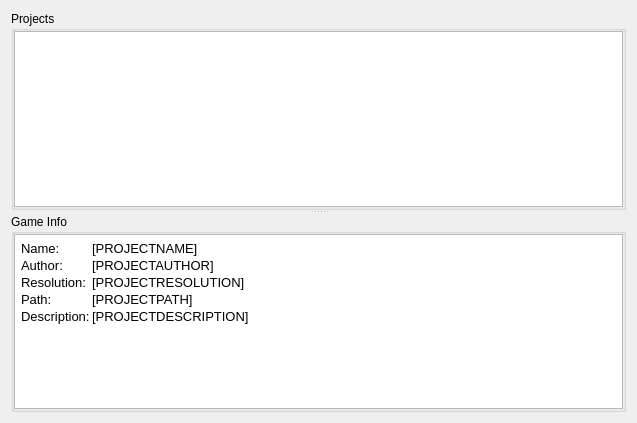
<?xml version="1.0" encoding="UTF-8"?>
<ui version="4.0">
 <class>StartPage</class>
 <widget class="QWidget" name="StartPage">
  <property name="windowModality">
   <enum>Qt::WindowModal</enum>
  </property>
  <property name="geometry">
   <rect>
    <x>0</x>
    <y>0</y>
    <width>637</width>
    <height>423</height>
   </rect>
  </property>
  <property name="windowTitle">
   <string>Form</string>
  </property>
  <layout class="QVBoxLayout" name="verticalLayout">
   <item>
    <widget class="QSplitter" name="splitter">
     <property name="orientation">
      <enum>Qt::Vertical</enum>
     </property>
     <widget class="QGroupBox" name="groupBox">
      <property name="title">
       <string>Projects</string>
      </property>
      <layout class="QGridLayout" name="gridLayout">
       <property name="leftMargin">
        <number>0</number>
       </property>
       <property name="topMargin">
        <number>0</number>
       </property>
       <property name="rightMargin">
        <number>0</number>
       </property>
       <property name="bottomMargin">
        <number>0</number>
       </property>
       <property name="spacing">
        <number>3</number>
       </property>
       <item row="0" column="0">
        <widget class="QListWidget" name="projectIcons">
         <property name="showDropIndicator" stdset="0">
          <bool>false</bool>
         </property>
         <property name="dragDropMode">
          <enum>QAbstractItemView::NoDragDrop</enum>
         </property>
         <property name="selectionBehavior">
          <enum>QAbstractItemView::SelectItems</enum>
         </property>
         <property name="movement">
          <enum>QListView::Static</enum>
         </property>
         <property name="flow">
          <enum>QListView::LeftToRight</enum>
         </property>
         <property name="isWrapping" stdset="0">
          <bool>true</bool>
         </property>
         <property name="resizeMode">
          <enum>QListView::Adjust</enum>
         </property>
         <property name="viewMode">
          <enum>QListView::IconMode</enum>
         </property>
         <property name="wordWrap">
          <bool>true</bool>
         </property>
         <property name="selectionRectVisible">
          <bool>false</bool>
         </property>
        </widget>
       </item>
      </layout>
     </widget>
     <widget class="QGroupBox" name="groupBox_2">
      <property name="title">
       <string>Game Info</string>
      </property>
      <property name="flat">
       <bool>false</bool>
      </property>
      <layout class="QVBoxLayout" name="verticalLayout_2">
       <property name="leftMargin">
        <number>0</number>
       </property>
       <property name="topMargin">
        <number>0</number>
       </property>
       <property name="rightMargin">
        <number>0</number>
       </property>
       <property name="bottomMargin">
        <number>0</number>
       </property>
       <item>
        <widget class="QTextEdit" name="gameInfoText">
         <property name="readOnly">
          <bool>true</bool>
         </property>
         <property name="html">
          <string>&lt;!DOCTYPE HTML PUBLIC &quot;-//W3C//DTD HTML 4.0//EN&quot; &quot;http://www.w3.org/TR/REC-html40/strict.dtd&quot;&gt;
&lt;html&gt;&lt;head&gt;&lt;meta name=&quot;qrichtext&quot; content=&quot;1&quot; /&gt;&lt;style type=&quot;text/css&quot;&gt;
p, li { white-space: pre-wrap; }
&lt;/style&gt;&lt;/head&gt;&lt;body style=&quot; font-family:'MS Shell Dlg 2'; font-size:8.25pt; font-weight:400; font-style:normal;&quot;&gt;
&lt;table border=&quot;0&quot; style=&quot; margin-top:0px; margin-bottom:0px; margin-left:0px; margin-right:0px;&quot; cellspacing=&quot;2&quot; cellpadding=&quot;0&quot;&gt;
&lt;tr&gt;
&lt;td&gt;
&lt;p style=&quot; margin-top:0px; margin-bottom:0px; margin-left:0px; margin-right:0px; -qt-block-indent:0; text-indent:0px;&quot;&gt;&lt;span style=&quot; font-family:'Sans'; font-size:10pt;&quot;&gt;Name:&lt;/span&gt;&lt;/p&gt;&lt;/td&gt;
&lt;td&gt;
&lt;p style=&quot; margin-top:0px; margin-bottom:0px; margin-left:0px; margin-right:0px; -qt-block-indent:0; text-indent:0px;&quot;&gt;&lt;span style=&quot; font-family:'Sans'; font-size:10pt;&quot;&gt;[PROJECTNAME]&lt;/span&gt;&lt;/p&gt;&lt;/td&gt;&lt;/tr&gt;
&lt;tr&gt;
&lt;td&gt;
&lt;p style=&quot; margin-top:0px; margin-bottom:0px; margin-left:0px; margin-right:0px; -qt-block-indent:0; text-indent:0px;&quot;&gt;&lt;span style=&quot; font-family:'Sans'; font-size:10pt;&quot;&gt;Author:&lt;/span&gt;&lt;/p&gt;&lt;/td&gt;
&lt;td&gt;
&lt;p style=&quot; margin-top:0px; margin-bottom:0px; margin-left:0px; margin-right:0px; -qt-block-indent:0; text-indent:0px;&quot;&gt;&lt;span style=&quot; font-family:'Sans'; font-size:10pt;&quot;&gt;[PROJECTAUTHOR]&lt;/span&gt;&lt;/p&gt;&lt;/td&gt;&lt;/tr&gt;
&lt;tr&gt;
&lt;td&gt;
&lt;p style=&quot; margin-top:0px; margin-bottom:0px; margin-left:0px; margin-right:0px; -qt-block-indent:0; text-indent:0px;&quot;&gt;&lt;span style=&quot; font-family:'Sans'; font-size:10pt;&quot;&gt;Resolution:&lt;/span&gt;&lt;/p&gt;&lt;/td&gt;
&lt;td&gt;
&lt;p style=&quot; margin-top:0px; margin-bottom:0px; margin-left:0px; margin-right:0px; -qt-block-indent:0; text-indent:0px;&quot;&gt;&lt;span style=&quot; font-family:'Sans'; font-size:10pt;&quot;&gt;[PROJECTRESOLUTION]&lt;/span&gt;&lt;/p&gt;&lt;/td&gt;&lt;/tr&gt;
&lt;tr&gt;
&lt;td&gt;
&lt;p style=&quot; margin-top:0px; margin-bottom:0px; margin-left:0px; margin-right:0px; -qt-block-indent:0; text-indent:0px;&quot;&gt;&lt;span style=&quot; font-family:'Sans'; font-size:10pt;&quot;&gt;Path:&lt;/span&gt;&lt;/p&gt;&lt;/td&gt;
&lt;td&gt;
&lt;p style=&quot; margin-top:0px; margin-bottom:0px; margin-left:0px; margin-right:0px; -qt-block-indent:0; text-indent:0px;&quot;&gt;&lt;span style=&quot; font-family:'Sans'; font-size:10pt;&quot;&gt;[PROJECTPATH]&lt;/span&gt;&lt;/p&gt;&lt;/td&gt;&lt;/tr&gt;
&lt;tr&gt;
&lt;td&gt;
&lt;p style=&quot; margin-top:0px; margin-bottom:0px; margin-left:0px; margin-right:0px; -qt-block-indent:0; text-indent:0px;&quot;&gt;&lt;span style=&quot; font-family:'Sans'; font-size:10pt;&quot;&gt;Description:&lt;/span&gt;&lt;/p&gt;&lt;/td&gt;
&lt;td&gt;
&lt;p style=&quot; margin-top:0px; margin-bottom:0px; margin-left:0px; margin-right:0px; -qt-block-indent:0; text-indent:0px;&quot;&gt;&lt;span style=&quot; font-family:'Sans'; font-size:10pt;&quot;&gt;[PROJECTDESCRIPTION]&lt;/span&gt;&lt;/p&gt;&lt;/td&gt;&lt;/tr&gt;&lt;/table&gt;&lt;/body&gt;&lt;/html&gt;</string>
         </property>
        </widget>
       </item>
      </layout>
     </widget>
    </widget>
   </item>
  </layout>
 </widget>
 <resources/>
 <connections/>
</ui>
